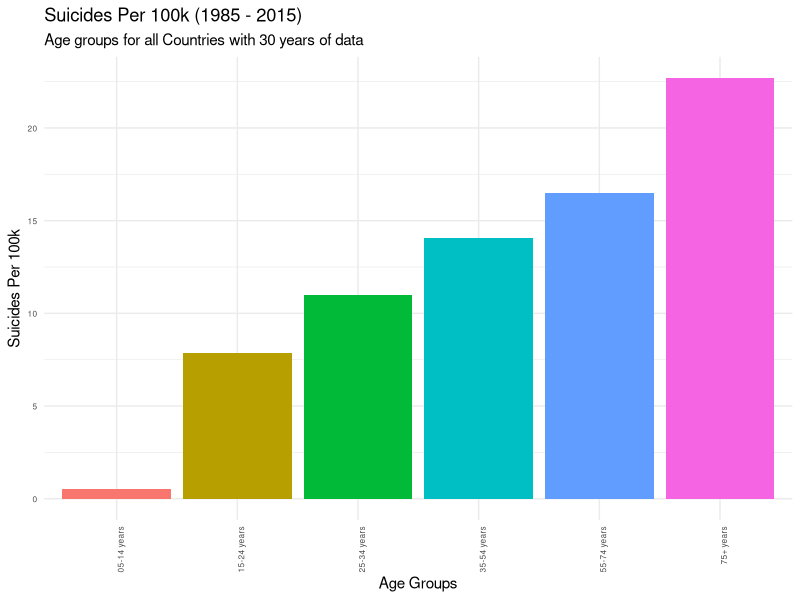
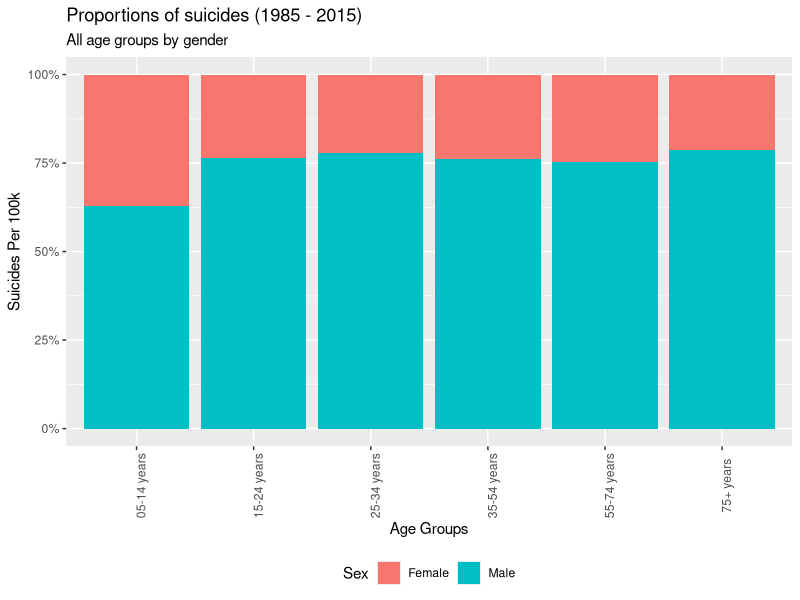
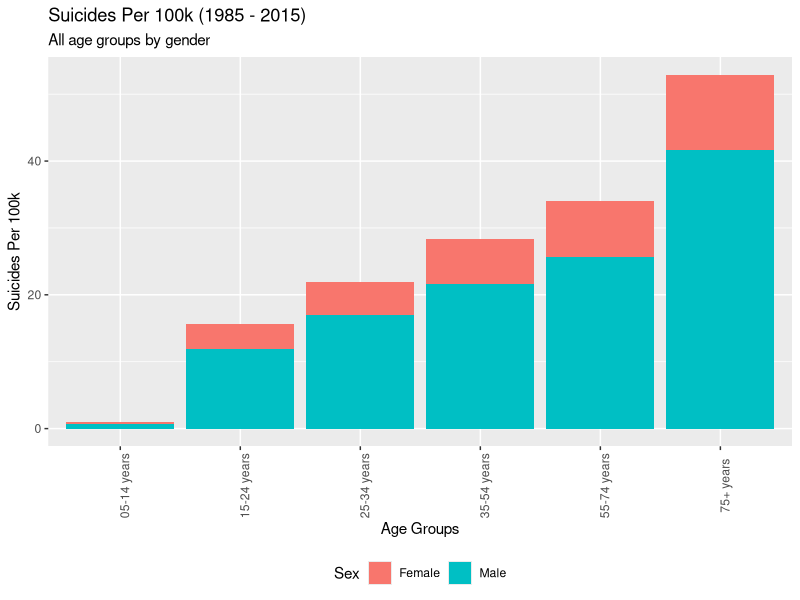
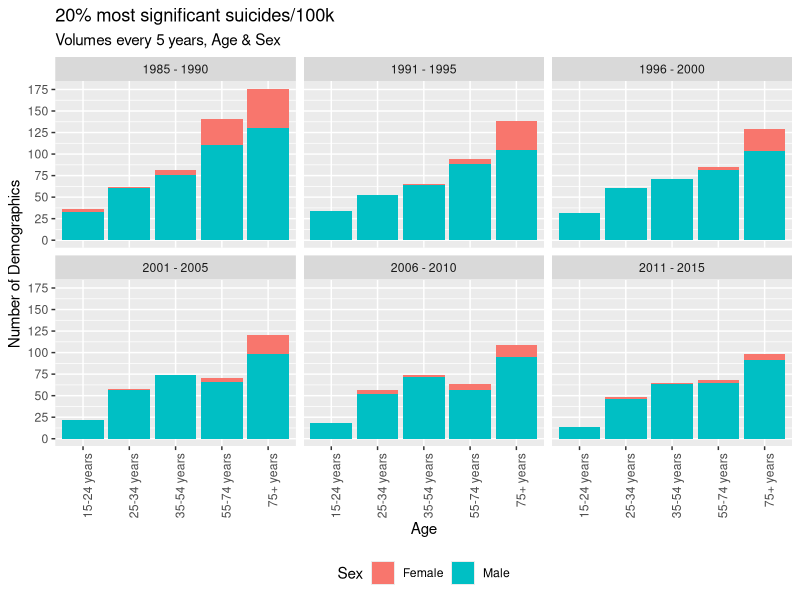
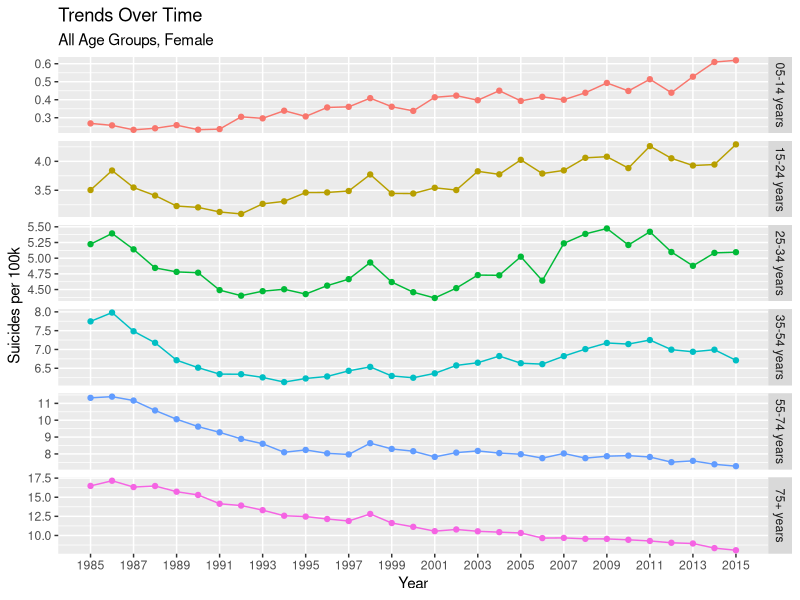
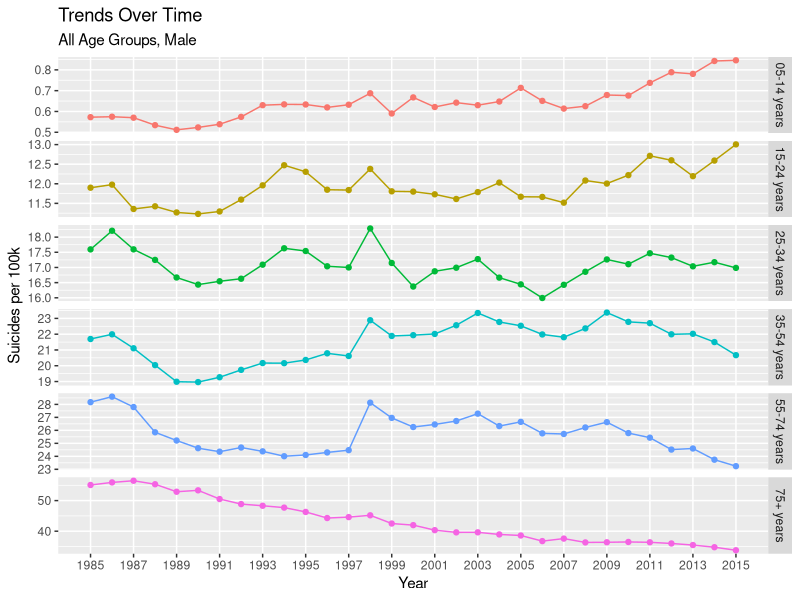
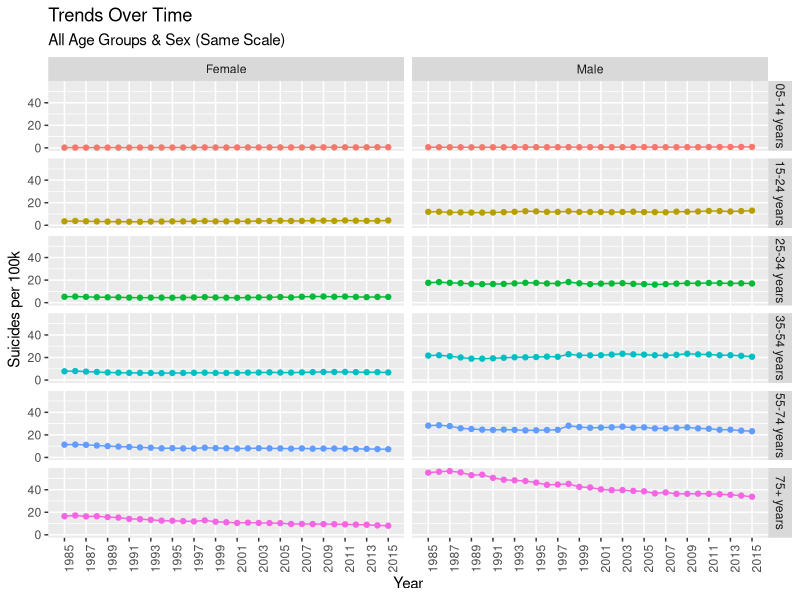

These charts were generated, in order, by the following R code:
## Author: Team 49
## Members: rs20acs@herts.ac.uk, pj18aan@herts.ac.uk, vs18abb@herts.ac.uk, dr18abc@herts.ac.uk, zm20abu@herts.ac.uk
## University of Hertfordshire

## References:  
## [1] https://github.com/justmarkham/dplyr-tutorial/blob/master/dplyr-tutorial-2.Rmd#L141

## Load libraries
library(readr) # to load the csv file
library(tidyverse)
## This part of the program loads the kaggle suicide dataset and cleaning.

## Import Suicide Dataset CSV
suicide_dataset <- read.csv("suicide_dataset.csv") ## 27820 observations

## Ignore year 2016 as there are not enough observations.Not all countries have
## suicides reported for the year 2016
## Count rows matching year 2016. 160 rows will be removed as part of this step
### View (df %>%
### filter(year == 2016) %>% 
### summarise(cnt = n()))
suicide_dataset <- suicide_dataset %>%
  filter(year != 2016) ## 27660 observation

## Remove any country with less than 30 years of data. This will result in
## 11076 observations and a total of 30 countries with more than 30 years of data.

suicide_dataset<- suicide_dataset %>%
  group_by(country) %>%
  add_tally() %>%
  filter(n >= 360)

## Rename suicide_dataset columns
names(suicide_dataset)[7] <- "SuicidePer100k"
names(suicide_dataset)[8] <- "CountryYear"
names(suicide_dataset)[9] <- "HDI4Year"
names(suicide_dataset)[10] <- "GDP4Year"
names(suicide_dataset)[11] <- "GDPPerCapita"

## Update 5-14 years data with 05-14 years as it causes issues in plotting
suicide_dataset$age[suicide_dataset$age == "5-14 years"] <- "05-14 years"
suicide_dataset$sex[suicide_dataset$sex == "male"] <- "Male"
suicide_dataset$sex[suicide_dataset$sex == "female"] <- "Female"
#View(suicide_dataset)

## Remove GDP and HDI columns as HDI has very few value and we are not interested
## in GDP data
suicide_dataset <- suicide_dataset %>% select(-HDI4Year, 
                                              -GDP4Year, 
                                              -GDPPerCapita, 
                                              -generation,
                                              -n) #this column is added as part of filtering number of years of data

## Calculate global average number of suicides considering countries with  
## 30 years of data  
global_average <- (sum(as.numeric(suicide_dataset$suicides_no)) / 
                  sum(as.numeric(suicide_dataset$population))) * 100000

## Calculate average suicides in Male
suicide_dataset_male <- filter(suicide_dataset, sex == "Male") # 5538 observations
global_average_male <- (sum(as.numeric(suicide_dataset_male$suicides_no)) / 
                          sum(as.numeric(suicide_dataset_male$population))) * 100000

## Calculate average suicides in Female
suicide_dataset_female <- filter(suicide_dataset, sex == "Female") # 5538 observations
global_average_female <- (sum(as.numeric(suicide_dataset_female$suicides_no)) / 
                            sum(as.numeric(suicide_dataset_female$population))) * 100000

## What is the population for a country by year? This question needs to be answered
## as the popoulation column original dataset is for country-year-sex-age combination
population_by_country <- suicide_dataset %>%
  group_by(country, year) %>%
  summarize(population = sum(as.numeric(population)))


############################################################
#Task 1 - Suicide rate per 100k over all age groups
##########################################################

## STEP-1: Calculate global average number of suicides per 100k for all age groups with 30 years of data
suicide_by_age <- suicide_dataset %>%
  group_by(age) %>%
  summarize(n = n(), 
            suicides = sum(as.numeric(suicides_no)), 
            population = sum(as.numeric(population)), 
            suicide_per_100k = (suicides / population) * 100000) %>%
  arrange(suicide_per_100k)

## STEP-2: Rearranging the x axis by ascending order.
suicide_by_age$age <- factor(suicide_by_age$age,
                             levels = rev(suicide_by_age$age[order(-suicide_by_age$suicide_per_100k)]))

## STEP-3: Results (Graph) to show the Suicide rate per 100k over all age groups using bar plot.......
task1 <- ggplot(suicide_by_age, aes(x=age, y=suicide_per_100k, fill = age)) + 
  geom_bar(stat="identity")+ 
  theme_minimal() + 
  theme(axis.text=element_text(size=6)) +
  labs(title="Suicides Per 100k (1985 - 2015)", 
       subtitle = "Age groups for all Countries with 30 years of data",
       x = "Age Groups", 
       y = "Suicides Per 100k") + 
  theme(legend.position = "none") + 
  theme(axis.text.x = element_text(angle = 90, hjust = 1))

########################################################################################
#Task 2 - Suicide rate/100k over all genders, age groups (Stacked graph to show proportion)
######################################################################################################

## STEP-1: Calculate global average number of suicides per 100k for all gender, age groups with 30 years of data
df_agegroup_gender <- suicide_dataset %>%
  group_by(age, sex) %>%
  summarize(suicide_per_100k = (sum(as.numeric(suicides_no)) / sum(as.numeric(population))) * 100000)

## STEP-2: Results (Graph) to show the Suicide rate per 100k over all genders, age groups using Stacked graph....
task2 <- ggplot(df_agegroup_gender, aes(y = suicide_per_100k, x = age, fill = sex, label = round(suicide_per_100k, digits = 1))) + 
  geom_bar(position = "fill", stat = "identity") +
  scale_y_continuous(labels = scales::percent) +
  labs(title = "Proportions of suicides (1985 - 2015)",
       subtitle = "All age groups by gender", 
       x = "Age Groups", 
       y = "Suicides Per 100k",
       fill = "Sex") + 
  theme(axis.text.x = element_text(angle = 90)) +
  theme(legend.position = "bottom")

################################################################################################################
#Task 3 - Suicide rate/100k over all genders, age groups (Stacked graph to show proportion by absolute numbers)
################################################################################################################

## STEP-1: Results (Graph) to show the Suicide rate per 100k over all genders, age groups using Stacked graph....
task3 <- ggplot(df_agegroup_gender, mapping = aes(x = age, y = suicide_per_100k, fill = sex)) + 
  geom_bar(stat = "identity") +
  labs(title="Suicides Per 100k (1985 - 2015)",
       subtitle = "All age groups by gender",
       x = "Age Groups", 
       y = "Suicides Per 100k",
       fill = "Sex") + 
  theme(axis.text.x = element_text(angle = 90)) +
  theme(legend.position = "bottom")

################################################################################
## Task 6 - Suicides rates/100k trends for all age groups every 5 years
################################################################################
top_20percent_suicides <- suicide_dataset %>%
  mutate(suicides_per_100k = suicides_no * 100000 / population) %>%
  arrange(desc(suicides_per_100k)) %>%
  head(n = round(nrow(.) * 20 / 100))

top_20percent_suicides$time <- ifelse(top_20percent_suicides$year <= 1990, "1985 - 1990", 
                                      ifelse(top_20percent_suicides$year <= 1995, "1991 - 1995", 
                                             ifelse(top_20percent_suicides$year <= 2000, "1996 - 2000",
                                                    ifelse(top_20percent_suicides$year <= 2005, "2001 - 2005",
                                                           ifelse(top_20percent_suicides$year <= 2010, "2006 - 2010",
                                                                  "2011 - 2015")))))

task6 <- ggplot(top_20percent_suicides, aes(x = age, fill = sex)) + 
  geom_bar() + 
  labs(title = "20% most significant suicides/100k", 
       subtitle = "Volumes every 5 years, Age & Sex",
       x = "Age", 
       y = "Number of Demographics", 
       fill = "Sex") + 
  facet_wrap(~ time) + 
  scale_y_continuous(breaks = seq(0, 300, 25)) + 
  theme(legend.position = "bottom") + 
  theme(axis.text.x = element_text(angle = 90, hjust = 1))

################################################################################
## Task 7 - Plot Suicide rate/100k "Trend" for each sex and age group
################################################################################
## Dataframe for all female demographic
female_age_group_trend <- suicide_dataset %>%
  filter(sex == "Female") %>%
  group_by(year, age) %>%
  summarize(suicide_per_100k = (sum(as.numeric(suicides_no)) / sum(as.numeric(population))) * 100000) 

## Dataframe for all male demographic
male_age_group_trend <- suicide_dataset %>%
  filter(sex == "Male") %>%
  group_by(year, age) %>%
  summarize(suicide_per_100k = (sum(as.numeric(suicides_no)) / sum(as.numeric(population))) * 100000) 

## Dataframe for all demographics
age_sex_trend <- suicide_dataset %>%
  group_by(year, age, sex) %>%
  summarize(suicide_per_100k = (sum(as.numeric(suicides_no)) / sum(as.numeric(population))) * 100000) 

## Trend plot by all age groups, female
task7a <- ggplot(female_age_group_trend, aes(x = year, y = suicide_per_100k, col = age)) + 
  facet_grid(age ~ ., scales = "free_y") + 
  geom_line() + 
  geom_point() + 
  labs(title = "Trends Over Time",
       subtitle = "All Age Groups, Female",
       x = "Year", 
       y = "Suicides per 100k", 
       color = "Age") + 
  theme(legend.position = "none") + 
  scale_x_continuous(breaks = seq(1985, 2015, 2), minor_breaks = F) 

## Trend plot by all age groups, male
task7b <- ggplot(male_age_group_trend, aes(x = year, y = suicide_per_100k, col = age)) + 
  facet_grid(age ~ ., scales = "free_y") + 
  geom_line() + 
  geom_point() + 
  labs(title = "Trends Over Time",
       subtitle = "All Age Groups, Male",
       x = "Year", 
       y = "Suicides per 100k", 
       color = "Age") + 
  theme(legend.position = "none") + 
  scale_x_continuous(breaks = seq(1985, 2015, 2), minor_breaks = F) 

## Trend plot by all age groups, genders (on same scale)
task7c <- ggplot(age_sex_trend, aes(x = year, y = suicide_per_100k, col = age)) + 
  #facet_grid(age ~ ., scales = "free_y") + 
  geom_line() + 
  geom_point() + 
  labs(title = "Trends Over Time",
       subtitle = "All Age Groups & Sex (Same Scale)",
       x = "Year", 
       y = "Suicides per 100k", 
       color = "Age") + 
  theme(legend.position = "none") + 
  scale_x_continuous(breaks = seq(1985, 2015, 2), minor_breaks = F) +
  facet_grid(age~sex) +
  theme(axis.text.x = element_text(angle = 90, hjust = 1))

################################################################################################################
#Task 4 - Collecting all the plots and putting then in a visualization.pdf file
################################################################################################################

pdf("visualization.pdf")

print(task1)
print(task2)
print(task3)
print(task6)
print(task7a)
print(task7b)
print(task7c)
dev.off()
